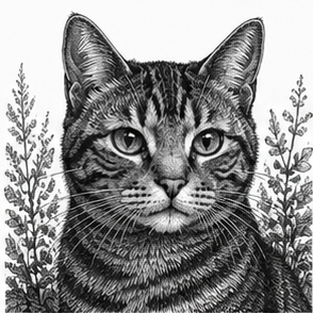
#> input picture ttmp/2026/05/10/ALMANACH-PRINTER-UART--analyze-atoms3r-k118-printer-uart-serial-interface/assets/cat-portraits/portraits/cat-portrait-r01-c01.png, 313 x 313 px; its folder holds only this picture in this run
$ python 02-mixed-page.py
#> lines starting #> are read from the running program, lines starting #| are printed output that depends on the picture; after the words box and inside, x2 and y2 are one past the last pixel; in counts of white or black regions, pixels touching at a corner belong together
#!/usr/bin/env python3
"""
02-mixed-page.py — mixed-page proof (ALMANACH-RASTER-LAB)

Demonstrates the full paper-verified recipe set in ONE print job, using
per-segment printer heat (density + speed) on the existing segmented path —
no firmware change:

  Segment A (TEXT, hot):   header + body, BITMAP font, density 30, speed 37
  Segment B (PHOTO, cool): the cat, Atkinson dither + gamma 0.8, density 20, speed 80
  Segment C (TEXT, hot):   caption + fact, BITMAP font, density 30, speed 37

Text uses bundled X11 PCF bitmap fonts (crisp small glyphs, no AA dropout).
The photo uses Atkinson at a lighter tone. Each segment sets its own density and
speed before its bitmap is sent.

  python3 02-mixed-page.py --printer http://192.168.0.126
  python3 02-mixed-page.py --dry-run --out ./out     # preview PNGs only
"""
import argparse
import os
import sys
import time
import urllib.request
import numpy as np
from PIL import Image, ImageDraw, ImageFont

WIDTH = 384
SAFE_SEGMENT_BYTES = 36 * 1024
VALID_SPEEDS = [25, 30, 37, 50, 56, 62, 70, 80, 90, 100, 120, 150, 180, 200, 220]

# --- Recipes (paper-verified) ----------------------------------------------
TEXT_DENSITY, TEXT_SPEED = 30, 37     # hot + slow: dark, even strokes
PHOTO_DENSITY, PHOTO_SPEED = 20, 80   # cool + fast: light, un-muddy photo
PHOTO_GAMMA = 0.8

# --- Fonts ------------------------------------------------------------------
def vec_font(size, bold=False):
    for p in (["/usr/share/fonts/truetype/dejavu/DejaVuSans-Bold.ttf"] if bold
              else ["/usr/share/fonts/truetype/dejavu/DejaVuSans.ttf"]):
        try:
            return ImageFont.truetype(p, size)
        except OSError:
            pass
    return ImageFont.load_default()

def bmp_font(name, size):
    return ImageFont.truetype(os.path.join(os.path.dirname(__file__), "fonts", f"{name}.pcf"), size)

# --- Photo (Atkinson + gamma) ----------------------------------------------
def find_photo():
    import glob
    ttmp = os.path.abspath(os.path.join(os.path.dirname(__file__), "..", "..", "..", ".."))
    p = glob.glob(os.path.join(ttmp, "**", "cat-portraits", "portraits", "*.png"), recursive=True)
    return sorted(p)[0] if p else None

def atkinson(gray, T=128):
    work = gray.astype(np.float64).copy()
    h, w = work.shape
    out = np.zeros((h, w), dtype=bool)
    taps = [(1, 0, 1), (2, 0, 1), (-1, 1, 1), (0, 1, 1), (1, 1, 1), (0, 2, 1)]
    for y in range(h):
        for x in range(w):
            old = work[y, x]
            new = 0.0 if old < T else 255.0
            if new == 0.0:
                out[y, x] = True
            err = (old - new) / 8.0
            for dx, dy, _ in taps:
                nx, ny = x + dx, y + dy
                if 0 <= nx < w and 0 <= ny < h:
                    work[ny, nx] += err
    return out

def photo_block(width, gamma):
    path = find_photo()
    W = width
    canvas = Image.new("L", (W, 340), 255)
    d = ImageDraw.Draw(canvas)
    y = 0
    if path:
        im = Image.open(path).convert("L")
        pw = W - 12
        ph = min(int(im.height * pw / im.width), 300)
        canvas.paste(im.resize((pw, ph), Image.LANCZOS), (6, 0))
        y = ph
    else:
        y = 240
    card = np.array(canvas.crop((0, 0, W, y)))
    v = np.clip(card / 255.0, 0, 1) ** gamma
    return atkinson(v * 255.0)

# --- Text blocks (bitmap font) ---------------------------------------------
def wrap(draw, text, font, width):
    words, lines, line = text.split(), [], ""
    for w in words:
        t = (line + " " + w).strip()
        if draw.textlength(t, font=font) > width - 12:
            lines.append(line); line = w
        else:
            line = t
    if line:
        lines.append(line)
    return lines

def text_block(width, spec):
    """spec: list of (kind, font, text). kind: 'title'|'line'|'para'|'rule'."""
    W = width
    tall = Image.new("L", (W, 1400), 255)
    d = ImageDraw.Draw(tall)
    d.fontmode = "1"  # no AA for any vector fallback; bitmap fonts are 1-bit anyway
    y = 4
    for kind, font, text in spec:
        if kind == "rule":
            d.line([(6, y + 2), (W - 6, y + 2)], fill=0, width=2); y += 8; continue
        lh = font.size + (5 if kind == "para" else 3)
        lines = wrap(d, text, font, W) if kind == "para" else [text]
        for ln in lines:
            d.text((6, y), ln, font=font, fill=0); y += lh
        if kind == "title":
            y += 4
    black = np.array(tall.crop((0, 0, W, y + 4))) < 128
    return black

# --- Packing + transport ----------------------------------------------------
def pack_bits(black):
    h, w = black.shape
    wpad = ((w + 7) // 8) * 8
    bpr = wpad // 8
    data = bytearray(bpr * h)
    ys, xs = np.nonzero(black)
    for y, x in zip(ys, xs):
        data[y * bpr + (x >> 3)] |= 0x80 >> (x & 7)
    return bytes(data), wpad, h, bpr

def _post(url, data, headers, timeout=120):
    req = urllib.request.Request(url, data=data, method="POST", headers=headers)
    with urllib.request.urlopen(req, timeout=timeout) as r:
        return r.read()

def set_density(printer, n):
    _post(printer.rstrip("/") + "/api/printer/density",
          f'{{"density":{n}}}'.encode(), {"Content-Type": "application/json"}, 30)

def set_speed(printer, n):
    _post(printer.rstrip("/") + "/api/printer/speed",
          f'{{"speed":{n}}}'.encode(), {"Content-Type": "application/json"}, 30)

def print_bitmap(printer, black, feed_lines=0):
    data, wpad, h, bpr = pack_bits(black)
    url = printer.rstrip("/") + "/api/print/bitmap"
    max_rows = max(1, SAFE_SEGMENT_BYTES // bpr)
    off = 0
    while off < h:
        rows = min(max_rows, h - off)
        last = (off + rows) >= h
        _post(url, data[off * bpr:(off + rows) * bpr], {
            "Content-Type": "application/octet-stream",
            "X-Width": str(wpad), "X-Height": str(rows),
            "X-Feed": str(feed_lines if last else 0), "Connection": "close"})
        off += rows
    return h

# --- Compose the page -------------------------------------------------------
def build_segments(width):
    body = bmp_font("6x10", 10)
    small = bmp_font("6x9", 9)
    date = bmp_font("6x12", 12)
    title = vec_font(34, bold=True)  # large -> vector is fine

    seg_a = text_block(width, [
        ("title", title, "ALMANACH"),
        ("line", date, "Thursday - 16 July 2026 - Cat of the Day"),
        ("rule", None, ""),
        ("para", body, "Good morning. Today's page mixes crisp bitmap-font text "
                       "printed at a hotter density with a photo dithered at a "
                       "lighter one - all in a single job."),
    ])
    seg_b = photo_block(width, PHOTO_GAMMA)
    seg_c = text_block(width, [
        ("line", small, "Above: tabby house cat. Atkinson dither, gamma 0.8, density 20."),
        ("rule", None, ""),
        ("para", body, "On this day in 1945 the first atomic device was tested. "
                       "Almanach fact: a cat has 32 muscles in each ear. "
                       "Quote: \"Time is the longest distance between two places.\""),
        ("line", small, "eagso mw 0123456789 - counters open at 6x9 and 6x10."),
    ])
    return [("A-text-hot", seg_a, TEXT_DENSITY, TEXT_SPEED),
            ("B-photo-cool", seg_b, PHOTO_DENSITY, PHOTO_SPEED),
            ("C-text-hot", seg_c, TEXT_DENSITY, TEXT_SPEED)]

def main():
    ap = argparse.ArgumentParser()
    ap.add_argument("--printer", default="")
    ap.add_argument("--dry-run", action="store_true")
    ap.add_argument("--out", default="./out")
    ap.add_argument("--feed", type=int, default=4)
    args = ap.parse_args()

    segments = build_segments(WIDTH)
#> in text_block, `tall = Image.new("L", (W, 1400), 255)`: tall: PIL image 384x1400 L; every value is 255
#> the loop in text_block, `for kind, font, text in spec:` made 4 passes
#> lines on passes 1 to 2: ['ALMANACH'], ['Thursday - 16 July 2026 - Cat of the Day']
#> after the loop in text_block, `for kind, font, text in spec:`: y = 98
#> in text_block, `black = np.array(tall.crop((0, 0, W, y + 4))) < 128`:
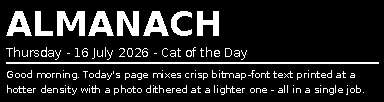
#> black: shape (102, 384) bool; 13.8% white; 157 white regions (124 under 20 px), largest, box (x1, y1, x2, y2) and area: (6, 62, 379, 64) 746, (57, 11, 85, 36) 446, (117, 11, 139, 36) 388
#> in photo_block, `canvas = Image.new("L", (W, 340), 255)`: canvas: PIL image 384x340 L; every value is 255
#> in photo_block, `canvas.paste(im.resize((pw, ph), Image.LANCZOS), (6, 0))`:
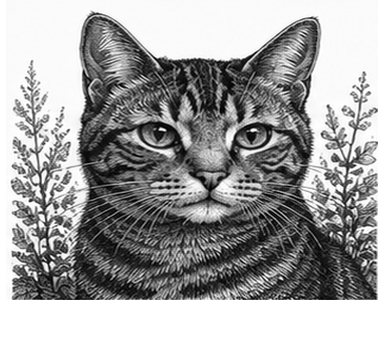
#> canvas: PIL image 384x340 L; min 0, max 255, mean 158.7
#> in photo_block, `card = np.array(canvas.crop((0, 0, W, y)))`:
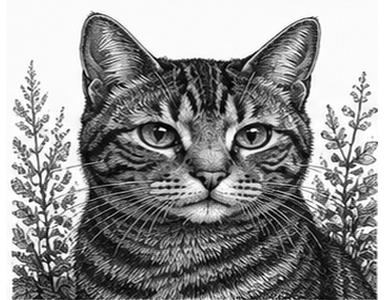
#> card: shape (300, 384); min 0, max 255, mean 145.8
#> after the loop in atkinson, `for y in range(h):`:
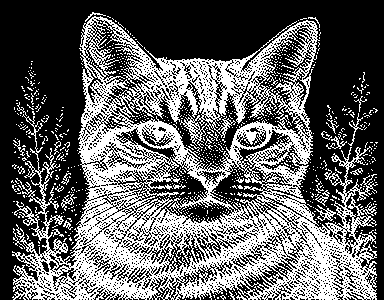
#> out: shape (300, 384) bool; 38.2% white in thin lines or dots
#> after the loop in atkinson, `for y in range(h):`:
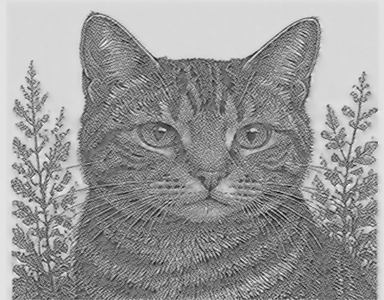
#> work: shape (300, 384) float64; min -40.21, max 290.8, mean 159.3; drawn with min black and max white
#> call 2 of text_block, with width = 384
#> after the loop in text_block (call 2), `for kind, font, text in spec:`: y = 81
#> in text_block (call 2), `black = np.array(tall.crop((0, 0, W, y + 4))) < 128`:
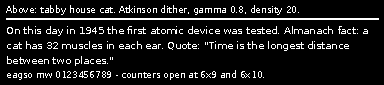
#> black: shape (85, 384) bool; 10.8% white in thin lines or dots, all inside (x1, y1, x2, y2) = (6, 5, 379, 80)
#> segments = 3 items

    if args.dry_run:
        os.makedirs(args.out, exist_ok=True)
        combined = np.vstack([s[1] for s in segments])
        Image.fromarray((~combined * 255).astype(np.uint8), "L").save(
            os.path.join(args.out, "mixed-page.png"))
        for name, blk, dens, spd in segments:
            print(f"[dry-run] {name}: {blk.shape[1]}x{blk.shape[0]} density={dens} speed={spd}", file=sys.stderr)
        print(f"[dry-run] wrote {args.out}/mixed-page.png", file=sys.stderr)
        return

    if not args.printer:
#> (the run stopped early here; a loop or call above may not have finished)

$ run again, on ttmp/2026/05/10/ALMANACH-PRINTER-UART--analyze-atoms3r-k118-printer-uart-serial-interface/assets/cat-portraits/portraits/cat-portrait-r02-c02.png
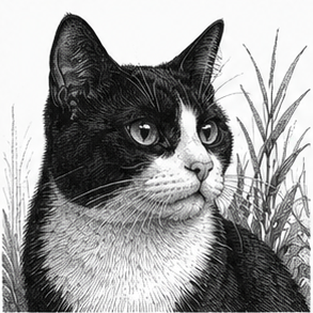
#> input picture ttmp/2026/05/10/ALMANACH-PRINTER-UART--analyze-atoms3r-k118-printer-uart-serial-interface/assets/cat-portraits/portraits/cat-portrait-r02-c02.png, 313 x 313 px
#> tall: PIL image 384x1400 L; every value is 255
#> the loop in text_block, `for kind, font, text in spec:` made 4 passes
#> lines on passes 1 to 2: ['ALMANACH'], ['Thursday - 16 July 2026 - Cat of the Day']
#> after the loop in text_block, `for kind, font, text in spec:`: y = 98
#> black: shape (102, 384) bool; 13.8% white; 157 white regions (124 under 20 px), largest, box (x1, y1, x2, y2) and area: (6, 62, 379, 64) 746, (57, 11, 85, 36) 446, (117, 11, 139, 36) 388
#> after the loop in atkinson, `for y in range(h):`:
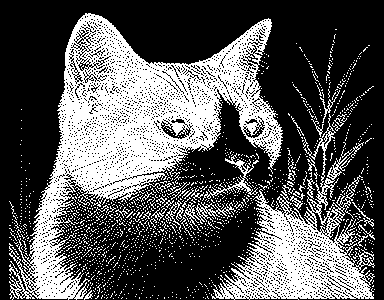
#> out: shape (300, 384) bool; 34.7% white; 1506 white regions (1470 under 20 px), largest, box (x1, y1, x2, y2) and area: (9, 13, 283, 300) 25567, (211, 114, 375, 300) 9061, (202, 153, 259, 201) 422
#> after the loop in atkinson, `for y in range(h):`:
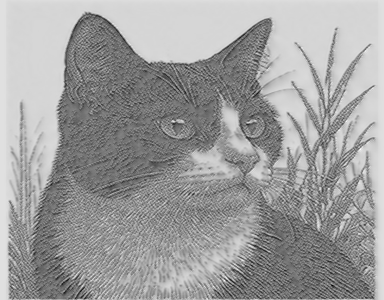
#> work: shape (300, 384) float64; min -50.41, max 297, mean 165.2; drawn with min black and max white
#> black: shape (85, 384) bool; 10.8% white in thin lines or dots, all inside (x1, y1, x2, y2) = (6, 5, 379, 80)
#> segments = 3 items
